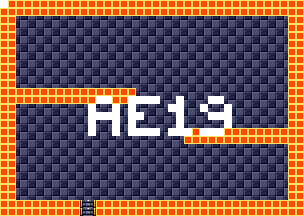

A 2D game scene composited from a Tiled map and its tileset images. What follows is a short description and the map's XML, with each tile layer's data collapsed to a summary:
An orthogonal 38x27 tile map with 8x8 px tiles, 4 tile layers (background, foreground, room numbers, Objects), 15 tilesets.

<map version="1.5" tiledversion="1.7.1" orientation="orthogonal" renderorder="right-down" width="38" height="27" tilewidth="8" tileheight="8" infinite="0" nextlayerid="11" nextobjectid="1">
 <tileset firstgid="1" source="tilesheets/tsKarniMata.tsx" />
 <tileset firstgid="1025" source="tilesheets/tsVoodooWasp.tsx" />
 <tileset firstgid="2049" source="tilesheets/tsBurial.tsx" />
 <tileset firstgid="3073" source="tilesheets/tsBlueTemple.tsx" />
 <tileset firstgid="4097" source="tilesheets/tsGoddess.tsx" />
 <tileset firstgid="5121" source="tilesheets/tsKonark.tsx" />
 <tileset firstgid="6145" name="sEnemies" tilewidth="8" tileheight="8" tilecount="1024" columns="32">
  <image source="../grapx/tilesheets/sObjects.bmp" trans="ff94ff" width="256" height="256" />
 </tileset>
 <tileset firstgid="7169" source="tilesheets/tsIceTemple.tsx" />
 <tileset firstgid="8193" source="tilesheets/tsLavaArea.tsx" />
 <tileset firstgid="9217" source="tilesheets/tsBossArea.tsx" />
 <tileset firstgid="10241" source="tilesheets/tsPegu.tsx" />
 <tileset firstgid="11265" source="tilesheets/sTiwanakuTemple.tsx" />
 <tileset firstgid="12289" source="tilesheets/sIndraTemple.tsx" />
 <tileset firstgid="13313" source="tilesheets/sTeleport.tsx" />
 <tileset firstgid="14337" source="tilesheets/sObjects.tsx" />
 <layer id="2" name="background" width="38" height="27">
  <data>[1026 cells, 1026 non-empty, 2 distinct tile ids]</data>
 </layer>
 <layer id="1" name="foreground" width="38" height="27">
  <data>[1026 cells, 300 non-empty, 3 distinct tile ids]</data>
 </layer>
 <layer id="7" name="room numbers" width="38" height="27">
  <data>[1026 cells, 44 non-empty, 1 distinct tile ids]</data>
 </layer>
 <layer id="10" name="Objects" width="38" height="27">
  <data>[1026 cells, 0 non-empty, 0 distinct tile ids]</data>
 </layer>
</map>
